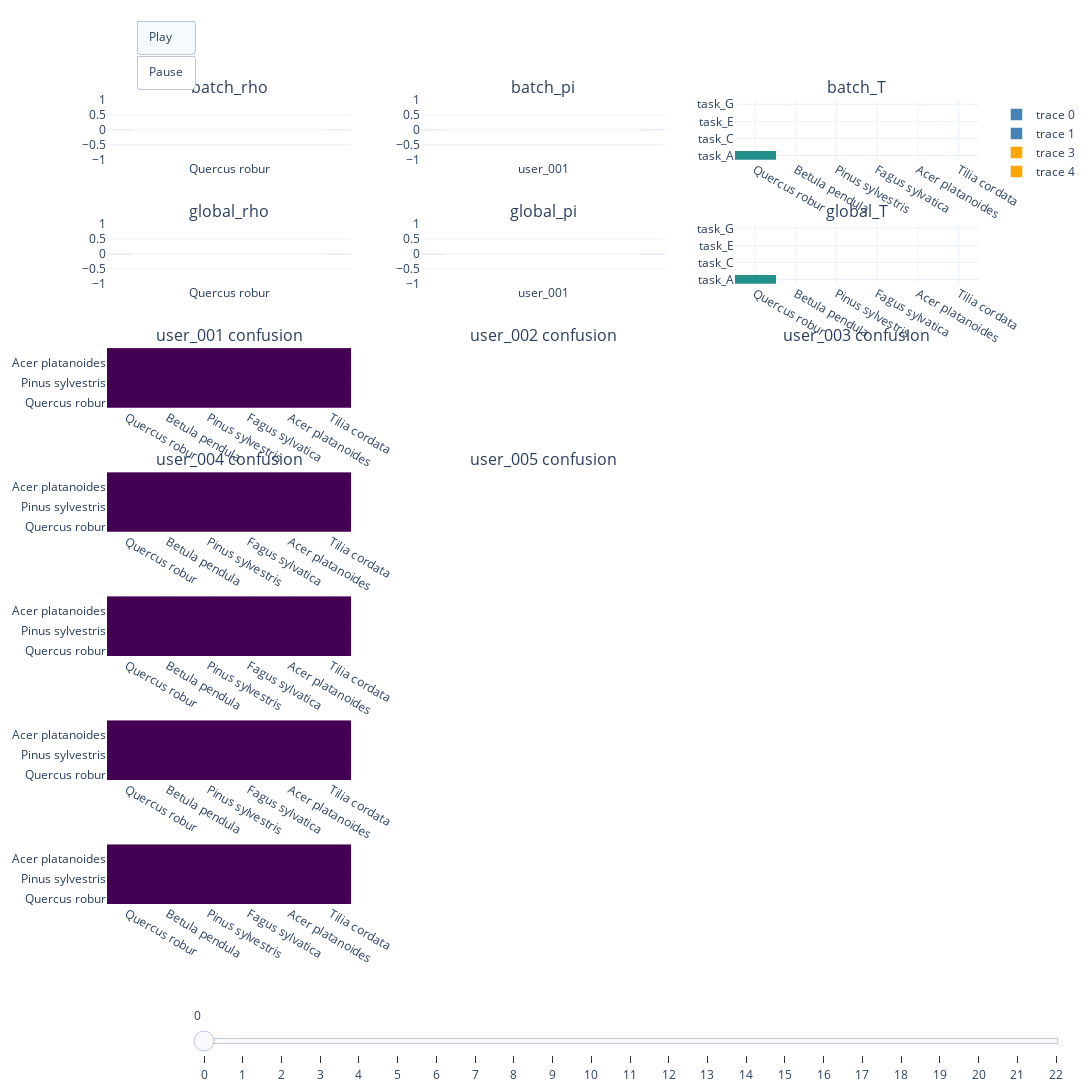

Notebook source saved alongside this figure:
### Code cell
def show_em_with_user_confusion(model, trace_list):

    # Prepare global labels
    all_task_labels = [doc['_id'] for doc in model.task_mapping.find().sort('index', 1)]
    all_worker_labels = [doc['_id'] for doc in model.worker_mapping.find().sort('index', 1)]
    all_class_labels = [doc['_id'] for doc in model.class_mapping.find().sort('index', 1)]

    # How many users to plot in vertical stack
    n_users = len(all_worker_labels)

    # Create subplot grid
    fig = make_subplots(
        rows=2 + n_users, cols=3,
        subplot_titles=[
            "batch_rho", "batch_pi", "batch_T"
        ] + [
            "global_rho", "global_pi", "global_T"
        ] + [
            f"{all_worker_labels[i]} confusion" for i in range(n_users)
        ],
        vertical_spacing=0.08,
        horizontal_spacing=0.08
    )

    frames = []

    # Add dummy traces to initialize subplots (necessary for Plotly animation)
    fig.add_trace(go.Bar(y=[0], x=all_class_labels, marker_color="steelblue"), row=1, col=1)
    fig.add_trace(go.Bar(y=[0], x=all_worker_labels, marker_color="steelblue"), row=1, col=2)
    fig.add_trace(go.Heatmap(z=[[0]], x=all_class_labels, y=all_task_labels, colorscale="Viridis", showscale=False), row=1, col=3)

    fig.add_trace(go.Bar(y=[0], x=all_class_labels, marker_color="orange"), row=2, col=1)
    fig.add_trace(go.Bar(y=[0], x=all_worker_labels, marker_color="orange"), row=2, col=2)
    fig.add_trace(go.Heatmap(z=[[0]], x=all_class_labels, y=all_task_labels, colorscale="Viridis", showscale=False), row=2, col=3)

    # Add placeholders for each user confusion matrix
    for i in range(n_users):
        fig.add_trace(
            go.Heatmap(z=np.zeros((len(all_class_labels), len(all_class_labels))),
                       x=all_class_labels,
                       y=all_class_labels,
                       colorscale="Viridis",
                       zmin=0, zmax=1,
                       showscale=False),
            row=3 + i, col=1
        )

    # Build frames
    for frame_idx, state in enumerate(trace_list):
        batch_rho = to_dense(state.get("rho"))
        batch_pi = to_dense(state.get("pi"))
        batch_T = to_dense(state.get("T"))
        global_rho = to_dense(state.get("global_rho"))
        global_pi = to_dense(state.get("global_pi"))
        global_T = to_dense(state.get("global_T"))
        pi_tensor = to_dense(state.get("pi_tensor"))

        frame_data = []

        # Batch & global EM plots
        frame_data.extend([
            go.Bar(y=(batch_rho.flatten() if batch_rho is not None else [0]), x=all_class_labels, marker_color="steelblue", showlegend=False),
            go.Bar(y=(batch_pi.flatten() if batch_pi is not None else [0]), x=all_worker_labels, marker_color="steelblue", showlegend=False),
            go.Heatmap(z=(batch_T if batch_T is not None else np.zeros((1, 1))), x=all_class_labels, y=all_task_labels, colorscale="Viridis", showscale=False),

            go.Bar(y=(global_rho.flatten() if global_rho is not None else [0]), x=all_class_labels, marker_color="orange", showlegend=False),
            go.Bar(y=(global_pi.flatten() if global_pi is not None else [0]), x=all_worker_labels, marker_color="orange", showlegend=False),
            go.Heatmap(z=(global_T if global_T is not None else np.zeros((1, 1))), x=all_class_labels, y=all_task_labels, colorscale="Viridis", showscale=False)
        ])

        # Per-user confusion matrices
        if pi_tensor is not None:
            for i in range(n_users):
                cm = pi_tensor[i]
                frame_data.append(
                    go.Heatmap(
                        z=cm,
                        x=all_class_labels,
                        y=all_class_labels,
                        colorscale="Viridis",
                        zmin=0, zmax=1,
                        showscale=False
                    )
                )
        else:
            # fallback empty matrices
            for i in range(n_users):
                frame_data.append(go.Heatmap(z=np.zeros((len(all_class_labels), len(all_class_labels))),
                                             x=all_class_labels,
                                             y=all_class_labels,
                                             colorscale="Viridis",
                                             showscale=False))

        batch_num = state.get("batch_num", "?")
        frames.append(go.Frame(
            data=frame_data,
            name=f"iter_{frame_idx}",
            layout=go.Layout(
                title_text=f"Batch {batch_num}, Iteration {state['iter']} - Log-likelihood: {state.get('likelihood', 0.0):.3f}"
            )
        ))


    fig.update_layout(
        height=300*(2+n_users),
        width=1400,
        template="plotly_white",
        updatemenus=[{
            "type": "buttons",
            "x": 0.1, "y": 1.1,
            "buttons": [
                {"label": "Play", "method": "animate",
                 "args": [None, {"frame": {"duration": 500, "redraw": True}, "fromcurrent": True}]},
                {"label": "Pause", "method": "animate", "args": [[None], {"frame": {"duration": 0}}]},
            ],
        }],
        sliders=[{
            "x": 0.1, "y": -0.1,
            "xanchor": "left", "yanchor": "top",
            "steps": [
                {"args": [[f"iter_{i}"], {"frame": {"duration": 0, "redraw": True}}],
                 "label": f"{i}", "method": "animate"}
                for i in range(len(frames))
            ],
        }],
    )

    fig.frames = frames
    fig.show()

combined_traces, batch_mappings = run_em_for_batches(model, [batch1, batch2], maxiter=50)

show_em_with_user_confusion(model, combined_traces)

### Figure 1 — Plotly figure (JSON) as saved in the notebook; plotly's stock layout.template omitted (floating-point values rounded to 4 significant figures)
{"data": [{"marker": {"color": "steelblue"}, "type": "bar", "x": ["Quercus robur", "Betula pendula", "Pinus sylvestris", "Fagus sylvatica", "Acer platanoides", "Tilia cordata"], "xaxis": "x", "y": [0], "yaxis": "y"}, {"marker": {"color": "steelblue"}, "type": "bar", "x": ["user_001", "user_002", "user_003", "user_004", "user_005"], "xaxis": "x2", "y": [0], "yaxis": "y2"}, {"colorscale": [[0, "#440154"], [0.1111, "#482878"], [0.2222, "#3e4989"], [0.3333, "#31688e"], [0.4444, "#26828e"], [0.5556, "#1f9e89"], [0.6667, "#35b779"], [0.7778, "#6ece58"], [0.8889, "#b5de2b"], [1, "#fde725"]], "showscale": false, "type": "heatmap", "x": ["Quercus robur", "Betula pendula", "Pinus sylvestris", "Fagus sylvatica", "Acer platanoides", "Tilia cordata"], "xaxis": "x3", "y": ["task_A", "task_B", "task_C", "task_D", "task_E", "task_F", "task_G"], "yaxis": "y3", "z": [[0]]}, {"marker": {"color": "orange"}, "type": "bar", "x": ["Quercus robur", "Betula pendula", "Pinus sylvestris", "Fagus sylvatica", "Acer platanoides", "Tilia cordata"], "xaxis": "x4", "y": [0], "yaxis": "y4"}, {"marker": {"color": "orange"}, "type": "bar", "x": ["user_001", "user_002", "user_003", "user_004", "user_005"], "xaxis": "x5", "y": [0], "yaxis": "y5"}, {"colorscale": [[0, "#440154"], [0.1111, "#482878"], [0.2222, "#3e4989"], [0.3333, "#31688e"], [0.4444, "#26828e"], [0.5556, "#1f9e89"], [0.6667, "#35b779"], [0.7778, "#6ece58"], [0.8889, "#b5de2b"], [1, "#fde725"]], "showscale": false, "type": "heatmap", "x": ["Quercus robur", "Betula pendula", "Pinus sylvestris", "Fagus sylvatica", "Acer platanoides", "Tilia cordata"], "xaxis": "x6", "y": ["task_A", "task_B", "task_C", "task_D", "task_E", "task_F", "task_G"], "yaxis": "y6", "z": [[0]]}, {"colorscale": [[0, "#440154"], [0.1111, "#482878"], [0.2222, "#3e4989"], [0.3333, "#31688e"], [0.4444, "#26828e"], [0.5556, "#1f9e89"], [0.6667, "#35b779"], [0.7778, "#6ece58"], [0.8889, "#b5de2b"], [1, "#fde725"]], "showscale": false, "type": "heatmap", "x": ["Quercus robur", "Betula pendula", "Pinus sylvestris", "Fagus sylvatica", "Acer platanoides", "Tilia cordata"], "xaxis": "x7", "y": ["Quercus robur", "Betula pendula", "Pinus sylvestris", "Fagus sylvatica", "Acer platanoides", "Tilia cordata"], "yaxis": "y7", "z": [[0.0, 0.0, 0.0, 0.0, 0.0, 0.0], [0.0, 0.0, 0.0, 0.0, 0.0, 0.0], [0.0, 0.0, 0.0, 0.0, 0.0, 0.0], [0.0, 0.0, 0.0, 0.0, 0.0, 0.0], [0.0, 0.0, 0.0, 0.0, 0.0, 0.0], [0.0, 0.0, 0.0, 0.0, 0.0, 0.0]], "zmax": 1, "zmin": 0}, {"colorscale": [[0, "#440154"], [0.1111, "#482878"], [0.2222, "#3e4989"], [0.3333, "#31688e"], [0.4444, "#26828e"], [0.5556, "#1f9e89"], [0.6667, "#35b779"], [0.7778, "#6ece58"], [0.8889, "#b5de2b"], [1, "#fde725"]], "showscale": false, "type": "heatmap", "x": ["Quercus robur", "Betula pendula", "Pinus sylvestris", "Fagus sylvatica", "Acer platanoides", "Tilia cordata"], "xaxis": "x10", "y": ["Quercus robur", "Betula pendula", "Pinus sylvestris", "Fagus sylvatica", "Acer platanoides", "Tilia cordata"], "yaxis": "y10", "z": [[0.0, 0.0, 0.0, 0.0, 0.0, 0.0], [0.0, 0.0, 0.0, 0.0, 0.0, 0.0], [0.0, 0.0, 0.0, 0.0, 0.0, 0.0], [0.0, 0.0, 0.0, 0.0, 0.0, 0.0], [0.0, 0.0, 0.0, 0.0, 0.0, 0.0], [0.0, 0.0, 0.0, 0.0, 0.0, 0.0]], "zmax": 1, "zmin": 0}, {"colorscale": [[0, "#440154"], [0.1111, "#482878"], [0.2222, "#3e4989"], [0.3333, "#31688e"], [0.4444, "#26828e"], [0.5556, "#1f9e89"], [0.6667, "#35b779"], [0.7778, "#6ece58"], [0.8889, "#b5de2b"], [1, "#fde725"]], "showscale": false, "type": "heatmap", "x": ["Quercus robur", "Betula pendula", "Pinus sylvestris", "Fagus sylvatica", "Acer platanoides", "Tilia cordata"], "xaxis": "x13", "y": ["Quercus robur", "Betula pendula", "Pinus sylvestris", "Fagus sylvatica", "Acer platanoides", "Tilia cordata"], "yaxis": "y13", "z": [[0.0, 0.0, 0.0, 0.0, 0.0, 0.0], [0.0, 0.0, 0.0, 0.0, 0.0, 0.0], [0.0, 0.0, 0.0, 0.0, 0.0, 0.0], [0.0, 0.0, 0.0, 0.0, 0.0, 0.0], [0.0, 0.0, 0.0, 0.0, 0.0, 0.0], [0.0, 0.0, 0.0, 0.0, 0.0, 0.0]], "zmax": 1, "zmin": 0}, {"colorscale": [[0, "#440154"], [0.1111, "#482878"], [0.2222, "#3e4989"], [0.3333, "#31688e"], [0.4444, "#26828e"], [0.5556, "#1f9e89"], [0.6667, "#35b779"], [0.7778, "#6ece58"], [0.8889, "#b5de2b"], [1, "#fde725"]], "showscale": false, "type": "heatmap", "x": ["Quercus robur", "Betula pendula", "Pinus sylvestris", "Fagus sylvatica", "Acer platanoides", "Tilia cordata"], "xaxis": "x16", "y": ["Quercus robur", "Betula pendula", "Pinus sylvestris", "Fagus sylvatica", "Acer platanoides", "Tilia cordata"], "yaxis": "y16", "z": [[0.0, 0.0, 0.0, 0.0, 0.0, 0.0], [0.0, 0.0, 0.0, 0.0, 0.0, 0.0], [0.0, 0.0, 0.0, 0.0, 0.0, 0.0], [0.0, 0.0, 0.0, 0.0, 0.0, 0.0], [0.0, 0.0, 0.0, 0.0, 0.0, 0.0], [0.0, 0.0, 0.0, 0.0, 0.0, 0.0]], "zmax": 1, "zmin": 0}, {"colorscale": [[0, "#440154"], [0.1111, "#482878"], [0.2222, "#3e4989"], [0.3333, "#31688e"], [0.4444, "#26828e"], [0.5556, "#1f9e89"], [0.6667, "#35b779"], [0.7778, "#6ece58"], [0.8889, "#b5de2b"], [1, "#fde725"]], "showscale": false, "type": "heatmap", "x": ["Quercus robur", "Betula pendula", "Pinus sylvestris", "Fagus sylvatica", "Acer platanoides", "Tilia cordata"], "xaxis": "x19", "y": ["Quercus robur", "Betula pendula", "Pinus sylvestris", "Fagus sylvatica", "Acer platanoides", "Tilia cordata"], "yaxis": "y19", "z": [[0.0, 0.0, 0.0, 0.0, 0.0, 0.0], [0.0, 0.0, 0.0, 0.0, 0.0, 0.0], [0.0, 0.0, 0.0, 0.0, 0.0, 0.0], [0.0, 0.0, 0.0, 0.0, 0.0, 0.0], [0.0, 0.0, 0.0, 0.0, 0.0, 0.0], [0.0, 0.0, 0.0, 0.0, 0.0, 0.0]], "zmax": 1, "zmin": 0}], "layout": {"annotations": [{"font": {"size": 16}, "showarrow": false, "text": "batch_rho", "x": 0.14, "xanchor": "center", "xref": "paper", "y": 1, "yanchor": "bottom", "yref": "paper"}, {"font": {"size": 16}, "showarrow": false, "text": "batch_pi", "x": 0.5, "xanchor": "center", "xref": "paper", "y": 1, "yanchor": "bottom", "yref": "paper"}, {"font": {"size": 16}, "showarrow": false, "text": "batch_T", "x": 0.86, "xanchor": "center", "xref": "paper", "y": 1, "yanchor": "bottom", "yref": "paper"}, {"font": {"size": 16}, "showarrow": false, "text": "global_rho", "x": 0.14, "xanchor": "center", "xref": "paper", "y": 0.8457, "yanchor": "bottom", "yref": "paper"}, {"font": {"size": 16}, "showarrow": false, "text": "global_pi", "x": 0.5, "xanchor": "center", "xref": "paper", "y": 0.8457, "yanchor": "bottom", "yref": "paper"}, {"font": {"size": 16}, "showarrow": false, "text": "global_T", "x": 0.86, "xanchor": "center", "xref": "paper", "y": 0.8457, "yanchor": "bottom", "yref": "paper"}, {"font": {"size": 16}, "showarrow": false, "text": "user_001 confusion", "x": 0.14, "xanchor": "center", "xref": "paper", "y": 0.6914, "yanchor": "bottom", "yref": "paper"}, {"font": {"size": 16}, "showarrow": false, "text": "user_002 confusion", "x": 0.5, "xanchor": "center", "xref": "paper", "y": 0.6914, "yanchor": "bottom", "yref": "paper"}, {"font": {"size": 16}, "showarrow": false, "text": "user_003 confusion", "x": 0.86, "xanchor": "center", "xref": "paper", "y": 0.6914, "yanchor": "bottom", "yref": "paper"}, {"font": {"size": 16}, "showarrow": false, "text": "user_004 confusion", "x": 0.14, "xanchor": "center", "xref": "paper", "y": 0.5371, "yanchor": "bottom", "yref": "paper"}, {"font": {"size": 16}, "showarrow": false, "text": "user_005 confusion", "x": 0.5, "xanchor": "center", "xref": "paper", "y": 0.5371, "yanchor": "bottom", "yref": "paper"}], "height": 2100, "sliders": [{"steps": [{"args": [["iter_0"], {"frame": {"duration": 0, "redraw": true}}], "label": "0", "method": "animate"}, {"args": [["iter_1"], {"frame": {"duration": 0, "redraw": true}}], "label": "1", "method": "animate"}, {"args": [["iter_2"], {"frame": {"duration": 0, "redraw": true}}], "label": "2", "method": "animate"}, {"args": [["iter_3"], {"frame": {"duration": 0, "redraw": true}}], "label": "3", "method": "animate"}, {"args": [["iter_4"], {"frame": {"duration": 0, "redraw": true}}], "label": "4", "method": "animate"}, {"args": [["iter_5"], {"frame": {"duration": 0, "redraw": true}}], "label": "5", "method": "animate"}, {"args": [["iter_6"], {"frame": {"duration": 0, "redraw": true}}], "label": "6", "method": "animate"}, {"args": [["iter_7"], {"frame": {"duration": 0, "redraw": true}}], "label": "7", "method": "animate"}, {"args": [["iter_8"], {"frame": {"duration": 0, "redraw": true}}], "label": "8", "method": "animate"}, {"args": [["iter_9"], {"frame": {"duration": 0, "redraw": true}}], "label": "9", "method": "animate"}, {"args": [["iter_10"], {"frame": {"duration": 0, "redraw": true}}], "label": "10", "method": "animate"}, {"args": [["iter_11"], {"frame": {"duration": 0, "redraw": true}}], "label": "11", "method": "animate"}, {"args": [["iter_12"], {"frame": {"duration": 0, "redraw": true}}], "label": "12", "method": "animate"}, {"args": [["iter_13"], {"frame": {"duration": 0, "redraw": true}}], "label": "13", "method": "animate"}, {"args": [["iter_14"], {"frame": {"duration": 0, "redraw": true}}], "label": "14", "method": "animate"}, {"args": [["iter_15"], {"frame": {"duration": 0, "redraw": true}}], "label": "15", "method": "animate"}, {"args": [["iter_16"], {"frame": {"duration": 0, "redraw": true}}], "label": "16", "method": "animate"}, {"args": [["iter_17"], {"frame": {"duration": 0, "redraw": true}}], "label": "17", "method": "animate"}, {"args": [["iter_18"], {"frame": {"duration": 0, "redraw": true}}], "label": "18", "method": "animate"}, {"args": [["iter_19"], {"frame": {"duration": 0, "redraw": true}}], "label": "19", "method": "animate"}, {"args": [["iter_20"], {"frame": {"duration": 0, "redraw": true}}], "label": "20", "method": "animate"}, {"args": [["iter_21"], {"frame": {"duration": 0, "redraw": true}}], "label": "21", "method": "animate"}, {"args": [["iter_22"], {"frame": {"duration": 0, "redraw": true}}], "label": "22", "method": "animate"}], "x": 0.1, "xanchor": "left", "y": -0.1, "yanchor": "top"}], "updatemenus": [{"buttons": [{"args": [null, {"frame": {"duration": 500, "redraw": true}, "fromcurrent": true}], "label": "Play", "method": "animate"}, {"args": [[null], {"frame": {"duration": 0}}], "label": "Pause", "method": "animate"}], "type": "buttons", "x": 0.1, "y": 1.1}], "width": 1400, "xaxis": {"anchor": "y", "domain": [0, 0.28]}, "xaxis10": {"anchor": "y10", "domain": [0, 0.28]}, "xaxis11": {"anchor": "y11", "domain": [0.36, 0.64]}, "xaxis12": {"anchor": "y12", "domain": [0.72, 1]}, "xaxis13": {"anchor": "y13", "domain": [0, 0.28]}, "xaxis14": {"anchor": "y14", "domain": [0.36, 0.64]}, "xaxis15": {"anchor": "y15", "domain": [0.72, 1]}, "xaxis16": {"anchor": "y16", "domain": [0, 0.28]}, "xaxis17": {"anchor": "y17", "domain": [0.36, 0.64]}, "xaxis18": {"anchor": "y18", "domain": [0.72, 1]}, "xaxis19": {"anchor": "y19", "domain": [0, 0.28]}, "xaxis2": {"anchor": "y2", "domain": [0.36, 0.64]}, "xaxis20": {"anchor": "y20", "domain": [0.36, 0.64]}, "xaxis21": {"anchor": "y21", "domain": [0.72, 1]}, "xaxis3": {"anchor": "y3", "domain": [0.72, 1]}, "xaxis4": {"anchor": "y4", "domain": [0, 0.28]}, "xaxis5": {"anchor": "y5", "domain": [0.36, 0.64]}, "xaxis6": {"anchor": "y6", "domain": [0.72, 1]}, "xaxis7": {"anchor": "y7", "domain": [0, 0.28]}, "xaxis8": {"anchor": "y8", "domain": [0.36, 0.64]}, "xaxis9": {"anchor": "y9", "domain": [0.72, 1]}, "yaxis": {"anchor": "x", "domain": [0.9257, 1]}, "yaxis10": {"anchor": "x10", "domain": [0.4629, 0.5371]}, "yaxis11": {"anchor": "x11", "domain": [0.4629, 0.5371]}, "yaxis12": {"anchor": "x12", "domain": [0.4629, 0.5371]}, "yaxis13": {"anchor": "x13", "domain": [0.3086, 0.3829]}, "yaxis14": {"anchor": "x14", "domain": [0.3086, 0.3829]}, "yaxis15": {"anchor": "x15", "domain": [0.3086, 0.3829]}, "yaxis16": {"anchor": "x16", "domain": [0.1543, 0.2286]}, "yaxis17": {"anchor": "x17", "domain": [0.1543, 0.2286]}, "yaxis18": {"anchor": "x18", "domain": [0.1543, 0.2286]}, "yaxis19": {"anchor": "x19", "domain": [0, 0.07429]}, "yaxis2": {"anchor": "x2", "domain": [0.9257, 1]}, "yaxis20": {"anchor": "x20", "domain": [0, 0.07429]}, "yaxis21": {"anchor": "x21", "domain": [0, 0.07429]}, "yaxis3": {"anchor": "x3", "domain": [0.9257, 1]}, "yaxis4": {"anchor": "x4", "domain": [0.7714, 0.8457]}, "yaxis5": {"anchor": "x5", "domain": [0.7714, 0.8457]}, "yaxis6": {"anchor": "x6", "domain": [0.7714, 0.8457]}, "yaxis7": {"anchor": "x7", "domain": [0.6171, 0.6914]}, "yaxis8": {"anchor": "x8", "domain": [0.6171, 0.6914]}, "yaxis9": {"anchor": "x9", "domain": [0.6171, 0.6914]}}}
